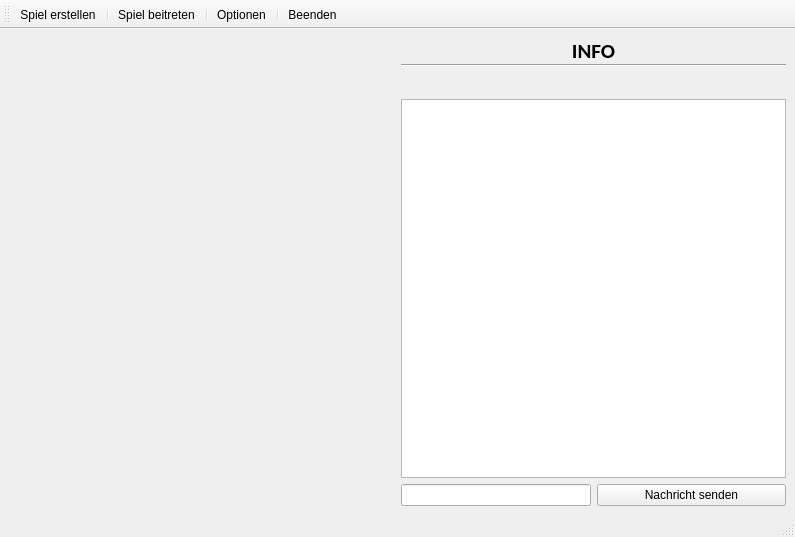
<?xml version="1.0" encoding="UTF-8"?>
<ui version="4.0">
 <class>MainWindow</class>
 <widget class="QMainWindow" name="MainWindow">
  <property name="geometry">
   <rect>
    <x>0</x>
    <y>0</y>
    <width>795</width>
    <height>537</height>
   </rect>
  </property>
  <property name="windowTitle">
   <string>Mensch ärgere dich nicht</string>
  </property>
  <widget class="QWidget" name="centralwidget">
   <layout class="QHBoxLayout" name="horizontalLayout">
    <item>
     <layout class="QGridLayout" name="gridLayout" columnstretch="0,0,0,0,0,0,0,0,0,0,0,0,0,0" columnminimumwidth="0,0,0,0,0,0,0,0,0,0,0,0,0,0">
      <item row="5" column="11">
       <widget class="Spielfeld" name="feld28">
        <property name="styleSheet">
         <string notr="true">image: url(:/felder/grafiken/felder/kreisweiss.svg);</string>
        </property>
        <property name="text">
         <string/>
        </property>
       </widget>
      </item>
      <item row="7" column="9">
       <widget class="Spielfeld" name="feld34">
        <property name="styleSheet">
         <string notr="true">image: url(:/felder/grafiken/felder/kreisweiss.svg);</string>
        </property>
        <property name="text">
         <string/>
        </property>
       </widget>
      </item>
      <item row="7" column="10">
       <widget class="Spielfeld" name="feld33">
        <property name="styleSheet">
         <string notr="true">image: url(:/felder/grafiken/felder/kreisweiss.svg);</string>
        </property>
        <property name="text">
         <string/>
        </property>
       </widget>
      </item>
      <item row="7" column="8">
       <widget class="Spielfeld" name="feld35">
        <property name="styleSheet">
         <string notr="true">image: url(:/felder/grafiken/felder/kreisweiss.svg);</string>
        </property>
        <property name="text">
         <string/>
        </property>
       </widget>
      </item>
      <item row="11" column="8">
       <widget class="Spielfeld" name="feld39">
        <property name="styleSheet">
         <string notr="true">image: url(:/felder/grafiken/felder/kreisweiss.svg);</string>
        </property>
        <property name="text">
         <string/>
        </property>
       </widget>
      </item>
      <item row="11" column="7">
       <widget class="Verzweigungsfeld" name="feld40">
        <property name="styleSheet">
         <string notr="true">image: url(:/felder/grafiken/felder/kreisweiss.svg);</string>
        </property>
        <property name="text">
         <string/>
        </property>
       </widget>
      </item>
      <item row="1" column="7">
       <widget class="Verzweigungsfeld" name="feld20">
        <property name="styleSheet">
         <string notr="true">image: url(:/felder/grafiken/felder/kreisweiss.svg);</string>
        </property>
        <property name="text">
         <string/>
        </property>
       </widget>
      </item>
      <item row="1" column="6">
       <widget class="Spielfeld" name="feld19">
        <property name="styleSheet">
         <string notr="true">image: url(:/felder/grafiken/felder/kreisweiss.svg);</string>
        </property>
        <property name="text">
         <string/>
        </property>
       </widget>
      </item>
      <item row="3" column="6">
       <widget class="Spielfeld" name="feld17">
        <property name="styleSheet">
         <string notr="true">image: url(:/felder/grafiken/felder/kreisweiss.svg);</string>
        </property>
        <property name="text">
         <string/>
        </property>
       </widget>
      </item>
      <item row="2" column="6">
       <widget class="Spielfeld" name="feld18">
        <property name="styleSheet">
         <string notr="true">image: url(:/felder/grafiken/felder/kreisweiss.svg);</string>
        </property>
        <property name="text">
         <string/>
        </property>
       </widget>
      </item>
      <item row="4" column="6">
       <widget class="Spielfeld" name="feld16">
        <property name="styleSheet">
         <string notr="true">image: url(:/felder/grafiken/felder/kreisweiss.svg);</string>
        </property>
        <property name="text">
         <string/>
        </property>
       </widget>
      </item>
      <item row="8" column="8">
       <widget class="Spielfeld" name="feld36">
        <property name="styleSheet">
         <string notr="true">image: url(:/felder/grafiken/felder/kreisweiss.svg);</string>
        </property>
        <property name="text">
         <string/>
        </property>
       </widget>
      </item>
      <item row="9" column="8">
       <widget class="Spielfeld" name="feld37">
        <property name="styleSheet">
         <string notr="true">image: url(:/felder/grafiken/felder/kreisweiss.svg);</string>
        </property>
        <property name="text">
         <string/>
        </property>
       </widget>
      </item>
      <item row="10" column="8">
       <widget class="Spielfeld" name="feld38">
        <property name="styleSheet">
         <string notr="true">image: url(:/felder/grafiken/felder/kreisweiss.svg);</string>
        </property>
        <property name="text">
         <string/>
        </property>
       </widget>
      </item>
      <item row="2" column="8">
       <widget class="Spielfeld" name="feld22">
        <property name="styleSheet">
         <string notr="true">image: url(:/felder/grafiken/felder/kreisweiss.svg);</string>
        </property>
        <property name="text">
         <string/>
        </property>
       </widget>
      </item>
      <item row="3" column="8">
       <widget class="Spielfeld" name="feld23">
        <property name="styleSheet">
         <string notr="true">image: url(:/felder/grafiken/felder/kreisweiss.svg);</string>
        </property>
        <property name="text">
         <string/>
        </property>
       </widget>
      </item>
      <item row="7" column="11">
       <widget class="Spielfeld" name="feld32">
        <property name="styleSheet">
         <string notr="true">image: url(:/felder/grafiken/felder/kreisweiss.svg);</string>
        </property>
        <property name="text">
         <string/>
        </property>
       </widget>
      </item>
      <item row="5" column="8">
       <widget class="Spielfeld" name="feld25">
        <property name="styleSheet">
         <string notr="true">image: url(:/felder/grafiken/felder/kreisweiss.svg);</string>
        </property>
        <property name="text">
         <string/>
        </property>
       </widget>
      </item>
      <item row="4" column="8">
       <widget class="Spielfeld" name="feld24">
        <property name="styleSheet">
         <string notr="true">image: url(:/felder/grafiken/felder/kreisweiss.svg);</string>
        </property>
        <property name="text">
         <string/>
        </property>
       </widget>
      </item>
      <item row="5" column="9">
       <widget class="Spielfeld" name="feld26">
        <property name="styleSheet">
         <string notr="true">image: url(:/felder/grafiken/felder/kreisweiss.svg);</string>
        </property>
        <property name="text">
         <string/>
        </property>
       </widget>
      </item>
      <item row="5" column="10">
       <widget class="Spielfeld" name="feld27">
        <property name="styleSheet">
         <string notr="true">image: url(:/felder/grafiken/felder/kreisweiss.svg);</string>
        </property>
        <property name="text">
         <string/>
        </property>
       </widget>
      </item>
      <item row="5" column="6">
       <widget class="Spielfeld" name="feld15">
        <property name="styleSheet">
         <string notr="true">image: url(:/felder/grafiken/felder/kreisweiss.svg);</string>
        </property>
        <property name="text">
         <string/>
        </property>
       </widget>
      </item>
      <item row="5" column="3">
       <widget class="Spielfeld" name="feld12">
        <property name="styleSheet">
         <string notr="true">image: url(:/felder/grafiken/felder/kreisweiss.svg);</string>
        </property>
        <property name="text">
         <string/>
        </property>
       </widget>
      </item>
      <item row="5" column="2">
       <widget class="Startposition" name="startposgrun">
        <property name="styleSheet">
         <string notr="true">image: url(:/felder/grafiken/felder/kreisgrun.svg);</string>
        </property>
        <property name="text">
         <string/>
        </property>
       </widget>
      </item>
      <item row="5" column="4">
       <widget class="Spielfeld" name="feld13">
        <property name="styleSheet">
         <string notr="true">image: url(:/felder/grafiken/felder/kreisweiss.svg);</string>
        </property>
        <property name="text">
         <string/>
        </property>
       </widget>
      </item>
      <item row="5" column="5">
       <widget class="Spielfeld" name="feld14">
        <property name="styleSheet">
         <string notr="true">image: url(:/felder/grafiken/felder/kreisweiss.svg);</string>
        </property>
        <property name="text">
         <string/>
        </property>
       </widget>
      </item>
      <item row="5" column="12">
       <widget class="Spielfeld" name="feld29">
        <property name="styleSheet">
         <string notr="true">image: url(:/felder/grafiken/felder/kreisweiss.svg);</string>
        </property>
        <property name="text">
         <string/>
        </property>
       </widget>
      </item>
      <item row="6" column="12">
       <widget class="Verzweigungsfeld" name="feld30">
        <property name="styleSheet">
         <string notr="true">image: url(:/felder/grafiken/felder/kreisweiss.svg);</string>
        </property>
        <property name="text">
         <string/>
        </property>
       </widget>
      </item>
      <item row="11" column="12">
       <widget class="QLabel" name="startfeldblau1">
        <property name="styleSheet">
         <string notr="true">image: url(:/felder/grafiken/felder/kreisblau.svg);</string>
        </property>
        <property name="text">
         <string/>
        </property>
       </widget>
      </item>
      <item row="12" column="13">
       <widget class="QLabel" name="startfeldblau4">
        <property name="styleSheet">
         <string notr="true">image: url(:/felder/grafiken/felder/kreisblau.svg);</string>
        </property>
        <property name="text">
         <string/>
        </property>
       </widget>
      </item>
      <item row="11" column="13">
       <widget class="QLabel" name="startfeldblau2">
        <property name="styleSheet">
         <string notr="true">image: url(:/felder/grafiken/felder/kreisblau.svg);</string>
        </property>
        <property name="text">
         <string/>
        </property>
       </widget>
      </item>
      <item row="12" column="12">
       <widget class="QLabel" name="startfeldblau3">
        <property name="autoFillBackground">
         <bool>false</bool>
        </property>
        <property name="styleSheet">
         <string notr="true">image: url(:/felder/grafiken/felder/kreisblau.svg);</string>
        </property>
        <property name="text">
         <string/>
        </property>
       </widget>
      </item>
      <item row="0" column="13">
       <widget class="QLabel" name="startfeldrot2">
        <property name="styleSheet">
         <string notr="true">image: url(:/felder/grafiken/felder/kreisrot.svg);</string>
        </property>
        <property name="text">
         <string/>
        </property>
       </widget>
      </item>
      <item row="0" column="12">
       <widget class="QLabel" name="startfeldrot1">
        <property name="sizePolicy">
         <sizepolicy hsizetype="Minimum" vsizetype="Minimum">
          <horstretch>0</horstretch>
          <verstretch>0</verstretch>
         </sizepolicy>
        </property>
        <property name="styleSheet">
         <string notr="true">image: url(:/felder/grafiken/felder/kreisrot.svg);</string>
        </property>
        <property name="text">
         <string/>
        </property>
       </widget>
      </item>
      <item row="1" column="12">
       <widget class="QLabel" name="startfeldrot4">
        <property name="styleSheet">
         <string notr="true">image: url(:/felder/grafiken/felder/kreisrot.svg);</string>
        </property>
        <property name="text">
         <string/>
        </property>
       </widget>
      </item>
      <item row="11" column="2">
       <widget class="QLabel" name="startfeldgelb2">
        <property name="styleSheet">
         <string notr="true">image: url(:/felder/grafiken/felder/kreisgelb.svg);</string>
        </property>
        <property name="text">
         <string/>
        </property>
       </widget>
      </item>
      <item row="12" column="2">
       <widget class="QLabel" name="startfeldgelb3">
        <property name="styleSheet">
         <string notr="true">image: url(:/felder/grafiken/felder/kreisgelb.svg);</string>
        </property>
        <property name="text">
         <string/>
        </property>
       </widget>
      </item>
      <item row="12" column="1">
       <widget class="QLabel" name="startfeldgelb4">
        <property name="styleSheet">
         <string notr="true">image: url(:/felder/grafiken/felder/kreisgelb.svg);</string>
        </property>
        <property name="text">
         <string/>
        </property>
       </widget>
      </item>
      <item row="11" column="1">
       <widget class="QLabel" name="startfeldgelb1">
        <property name="styleSheet">
         <string notr="true">image: url(:/felder/grafiken/felder/kreisgelb.svg);</string>
        </property>
        <property name="text">
         <string/>
        </property>
       </widget>
      </item>
      <item row="1" column="2">
       <widget class="QLabel" name="startfeldgrun4">
        <property name="styleSheet">
         <string notr="true">image: url(:/felder/grafiken/felder/kreisgrun.svg);</string>
        </property>
        <property name="text">
         <string/>
        </property>
       </widget>
      </item>
      <item row="0" column="2">
       <widget class="QLabel" name="startfeldgrun2">
        <property name="styleSheet">
         <string notr="true">image: url(:/felder/grafiken/felder/kreisgrun.svg);</string>
        </property>
        <property name="text">
         <string/>
        </property>
       </widget>
      </item>
      <item row="0" column="1">
       <widget class="QLabel" name="startfeldgrun1">
        <property name="styleSheet">
         <string notr="true">image: url(:/felder/grafiken/felder/kreisgrun.svg);</string>
        </property>
        <property name="text">
         <string/>
        </property>
       </widget>
      </item>
      <item row="1" column="1">
       <widget class="QLabel" name="startfeldgrun3">
        <property name="styleSheet">
         <string notr="true">image: url(:/felder/grafiken/felder/kreisgrun.svg);</string>
        </property>
        <property name="text">
         <string/>
        </property>
       </widget>
      </item>
      <item row="1" column="13">
       <widget class="QLabel" name="startfeldrot3">
        <property name="styleSheet">
         <string notr="true">image: url(:/felder/grafiken/felder/kreisrot.svg);</string>
        </property>
        <property name="text">
         <string/>
        </property>
       </widget>
      </item>
      <item row="10" column="6">
       <widget class="Spielfeld" name="feld02">
        <property name="styleSheet">
         <string notr="true">image: url(:/felder/grafiken/felder/kreisweiss.svg);</string>
        </property>
        <property name="text">
         <string/>
        </property>
       </widget>
      </item>
      <item row="9" column="6">
       <widget class="Spielfeld" name="feld03">
        <property name="styleSheet">
         <string notr="true">image: url(:/felder/grafiken/felder/kreisweiss.svg);</string>
        </property>
        <property name="text">
         <string/>
        </property>
       </widget>
      </item>
      <item row="8" column="6">
       <widget class="Spielfeld" name="feld04">
        <property name="styleSheet">
         <string notr="true">image: url(:/felder/grafiken/felder/kreisweiss.svg);</string>
        </property>
        <property name="text">
         <string/>
        </property>
       </widget>
      </item>
      <item row="7" column="6">
       <widget class="Spielfeld" name="feld05">
        <property name="styleSheet">
         <string notr="true">image: url(:/felder/grafiken/felder/kreisweiss.svg);</string>
        </property>
        <property name="text">
         <string/>
        </property>
       </widget>
      </item>
      <item row="6" column="2">
       <widget class="Verzweigungsfeld" name="feld10">
        <property name="styleSheet">
         <string notr="true">image: url(:/felder/grafiken/felder/kreisweiss.svg);</string>
        </property>
        <property name="text">
         <string/>
        </property>
       </widget>
      </item>
      <item row="7" column="2">
       <widget class="Spielfeld" name="feld09">
        <property name="styleSheet">
         <string notr="true">image: url(:/felder/grafiken/felder/kreisweiss.svg);</string>
        </property>
        <property name="text">
         <string/>
        </property>
       </widget>
      </item>
      <item row="7" column="3">
       <widget class="Spielfeld" name="feld08">
        <property name="styleSheet">
         <string notr="true">image: url(:/felder/grafiken/felder/kreisweiss.svg);</string>
        </property>
        <property name="text">
         <string/>
        </property>
       </widget>
      </item>
      <item row="7" column="4">
       <widget class="Spielfeld" name="feld07">
        <property name="styleSheet">
         <string notr="true">image: url(:/felder/grafiken/felder/kreisweiss.svg);</string>
        </property>
        <property name="text">
         <string/>
        </property>
       </widget>
      </item>
      <item row="7" column="5">
       <widget class="Spielfeld" name="feld06">
        <property name="styleSheet">
         <string notr="true">image: url(:/felder/grafiken/felder/kreisweiss.svg);</string>
        </property>
        <property name="text">
         <string/>
        </property>
       </widget>
      </item>
      <item row="6" column="3">
       <widget class="Zielfeld" name="zielfeldgrun1">
        <property name="styleSheet">
         <string notr="true">image: url(:/felder/grafiken/felder/kreisgrun.svg);</string>
        </property>
        <property name="text">
         <string/>
        </property>
       </widget>
      </item>
      <item row="6" column="4">
       <widget class="Zielfeld" name="zielfeldgrun2">
        <property name="styleSheet">
         <string notr="true">image: url(:/felder/grafiken/felder/kreisgrun.svg);</string>
        </property>
        <property name="text">
         <string/>
        </property>
       </widget>
      </item>
      <item row="6" column="5">
       <widget class="Zielfeld" name="zielfeldgrun3">
        <property name="styleSheet">
         <string notr="true">image: url(:/felder/grafiken/felder/kreisgrun.svg);</string>
        </property>
        <property name="text">
         <string/>
        </property>
       </widget>
      </item>
      <item row="6" column="6">
       <widget class="Zielfeld" name="zielfeldgrun4">
        <property name="styleSheet">
         <string notr="true">image: url(:/felder/grafiken/felder/kreisgrun.svg);</string>
        </property>
        <property name="text">
         <string/>
        </property>
       </widget>
      </item>
      <item row="1" column="8">
       <widget class="Startposition" name="startposrot">
        <property name="styleSheet">
         <string notr="true">image: url(:/felder/grafiken/felder/kreisrot.svg);</string>
        </property>
        <property name="text">
         <string/>
        </property>
       </widget>
      </item>
      <item row="2" column="7">
       <widget class="Zielfeld" name="zielfeldrot1">
        <property name="styleSheet">
         <string notr="true">image: url(:/felder/grafiken/felder/kreisrot.svg);</string>
        </property>
        <property name="text">
         <string/>
        </property>
       </widget>
      </item>
      <item row="3" column="7">
       <widget class="Zielfeld" name="zielfeldrot2">
        <property name="styleSheet">
         <string notr="true">image: url(:/felder/grafiken/felder/kreisrot.svg);</string>
        </property>
        <property name="text">
         <string/>
        </property>
       </widget>
      </item>
      <item row="4" column="7">
       <widget class="Zielfeld" name="zielfeldrot3">
        <property name="styleSheet">
         <string notr="true">image: url(:/felder/grafiken/felder/kreisrot.svg);</string>
        </property>
        <property name="text">
         <string/>
        </property>
       </widget>
      </item>
      <item row="5" column="7">
       <widget class="Zielfeld" name="zielfeldrot4">
        <property name="styleSheet">
         <string notr="true">image: url(:/felder/grafiken/felder/kreisrot.svg);</string>
        </property>
        <property name="text">
         <string/>
        </property>
       </widget>
      </item>
      <item row="11" column="6">
       <widget class="Startposition" name="startposgelb">
        <property name="styleSheet">
         <string notr="true">image: url(:/felder/grafiken/felder/kreisgelb.svg);</string>
        </property>
        <property name="text">
         <string/>
        </property>
       </widget>
      </item>
      <item row="10" column="7">
       <widget class="Zielfeld" name="zielfeldgelb1">
        <property name="styleSheet">
         <string notr="true">image: url(:/felder/grafiken/felder/kreisgelb.svg);</string>
        </property>
        <property name="text">
         <string/>
        </property>
       </widget>
      </item>
      <item row="9" column="7">
       <widget class="Zielfeld" name="zielfeldgelb2">
        <property name="styleSheet">
         <string notr="true">image: url(:/felder/grafiken/felder/kreisgelb.svg);</string>
        </property>
        <property name="text">
         <string/>
        </property>
       </widget>
      </item>
      <item row="8" column="7">
       <widget class="Zielfeld" name="zielfeldgelb3">
        <property name="styleSheet">
         <string notr="true">image: url(:/felder/grafiken/felder/kreisgelb.svg);</string>
        </property>
        <property name="text">
         <string/>
        </property>
       </widget>
      </item>
      <item row="7" column="7">
       <widget class="Zielfeld" name="zielfeldgelb4">
        <property name="styleSheet">
         <string notr="true">image: url(:/felder/grafiken/felder/kreisgelb.svg);</string>
        </property>
        <property name="text">
         <string/>
        </property>
       </widget>
      </item>
      <item row="7" column="12">
       <widget class="Startposition" name="startposblau">
        <property name="styleSheet">
         <string notr="true">image: url(:/felder/grafiken/felder/kreisblau.svg);</string>
        </property>
        <property name="text">
         <string/>
        </property>
       </widget>
      </item>
      <item row="6" column="11">
       <widget class="Zielfeld" name="zielfeldblau1">
        <property name="styleSheet">
         <string notr="true">image: url(:/felder/grafiken/felder/kreisblau.svg);</string>
        </property>
        <property name="text">
         <string/>
        </property>
       </widget>
      </item>
      <item row="6" column="10">
       <widget class="Zielfeld" name="zielfeldblau2">
        <property name="styleSheet">
         <string notr="true">image: url(:/felder/grafiken/felder/kreisblau.svg);</string>
        </property>
        <property name="text">
         <string/>
        </property>
       </widget>
      </item>
      <item row="6" column="9">
       <widget class="Zielfeld" name="zielfeldblau3">
        <property name="styleSheet">
         <string notr="true">image: url(:/felder/grafiken/felder/kreisblau.svg);</string>
        </property>
        <property name="text">
         <string/>
        </property>
       </widget>
      </item>
      <item row="6" column="8">
       <widget class="Zielfeld" name="zielfeldblau4">
        <property name="styleSheet">
         <string notr="true">image: url(:/felder/grafiken/felder/kreisblau.svg);</string>
        </property>
        <property name="text">
         <string/>
        </property>
       </widget>
      </item>
     </layout>
    </item>
    <item>
     <layout class="QVBoxLayout" name="verticalLayout_3">
      <item>
       <layout class="QVBoxLayout" name="verticalLayout_4">
        <property name="spacing">
         <number>0</number>
        </property>
        <item>
         <widget class="QLabel" name="label">
          <property name="sizePolicy">
           <sizepolicy hsizetype="Minimum" vsizetype="Maximum">
            <horstretch>0</horstretch>
            <verstretch>0</verstretch>
           </sizepolicy>
          </property>
          <property name="font">
           <font>
            <family>Calibri</family>
            <pointsize>16</pointsize>
            <weight>75</weight>
            <bold>true</bold>
           </font>
          </property>
          <property name="layoutDirection">
           <enum>Qt::LeftToRight</enum>
          </property>
          <property name="text">
           <string>INFO</string>
          </property>
          <property name="alignment">
           <set>Qt::AlignCenter</set>
          </property>
         </widget>
        </item>
        <item>
         <widget class="Line" name="line">
          <property name="orientation">
           <enum>Qt::Horizontal</enum>
          </property>
         </widget>
        </item>
       </layout>
      </item>
      <item>
       <layout class="QHBoxLayout" name="horizontalLayout_3">
        <item>
         <spacer name="horizontalSpacer">
          <property name="orientation">
           <enum>Qt::Horizontal</enum>
          </property>
          <property name="sizeType">
           <enum>QSizePolicy::Maximum</enum>
          </property>
          <property name="sizeHint" stdset="0">
           <size>
            <width>40</width>
            <height>20</height>
           </size>
          </property>
         </spacer>
        </item>
        <item>
         <widget class="Wurfel" name="hauptwurfel">
          <property name="sizePolicy">
           <sizepolicy hsizetype="Fixed" vsizetype="Fixed">
            <horstretch>0</horstretch>
            <verstretch>0</verstretch>
           </sizepolicy>
          </property>
          <property name="text">
           <string/>
          </property>
          <property name="pixmap">
           <pixmap resource="ressourcen/wurfel.qrc">:/wurfel/grafiken/wurfel/wurfel6.svg</pixmap>
          </property>
          <property name="scaledContents">
           <bool>true</bool>
          </property>
          <property name="alignment">
           <set>Qt::AlignCenter</set>
          </property>
         </widget>
        </item>
        <item>
         <spacer name="horizontalSpacer_2">
          <property name="orientation">
           <enum>Qt::Horizontal</enum>
          </property>
          <property name="sizeType">
           <enum>QSizePolicy::Maximum</enum>
          </property>
          <property name="sizeHint" stdset="0">
           <size>
            <width>40</width>
            <height>20</height>
           </size>
          </property>
         </spacer>
        </item>
       </layout>
      </item>
      <item>
       <widget class="QTextBrowser" name="textBrowser">
        <property name="sizePolicy">
         <sizepolicy hsizetype="Preferred" vsizetype="Preferred">
          <horstretch>0</horstretch>
          <verstretch>0</verstretch>
         </sizepolicy>
        </property>
        <property name="html">
         <string>&lt;!DOCTYPE HTML PUBLIC &quot;-//W3C//DTD HTML 4.0//EN&quot; &quot;http://www.w3.org/TR/REC-html40/strict.dtd&quot;&gt;
&lt;html&gt;&lt;head&gt;&lt;meta name=&quot;qrichtext&quot; content=&quot;1&quot; /&gt;&lt;style type=&quot;text/css&quot;&gt;
p, li { white-space: pre-wrap; }
&lt;/style&gt;&lt;/head&gt;&lt;body style=&quot; font-family:'MS Shell Dlg 2'; font-size:8.25pt; font-weight:400; font-style:normal;&quot;&gt;
&lt;p style=&quot;-qt-paragraph-type:empty; margin-top:0px; margin-bottom:0px; margin-left:0px; margin-right:0px; -qt-block-indent:0; text-indent:0px; font-size:8pt;&quot;&gt;&lt;br /&gt;&lt;/p&gt;&lt;/body&gt;&lt;/html&gt;</string>
        </property>
       </widget>
      </item>
      <item>
       <layout class="QHBoxLayout" name="horizontalLayout_2">
        <item>
         <widget class="QLineEdit" name="lineEdit">
          <property name="sizePolicy">
           <sizepolicy hsizetype="Preferred" vsizetype="Fixed">
            <horstretch>0</horstretch>
            <verstretch>0</verstretch>
           </sizepolicy>
          </property>
         </widget>
        </item>
        <item>
         <widget class="QPushButton" name="pushButton">
          <property name="text">
           <string>Nachricht senden</string>
          </property>
         </widget>
        </item>
       </layout>
      </item>
     </layout>
    </item>
   </layout>
  </widget>
  <widget class="QStatusBar" name="statusbar"/>
  <widget class="QToolBar" name="toolBar">
   <property name="windowTitle">
    <string>toolBar</string>
   </property>
   <property name="iconSize">
    <size>
     <width>32</width>
     <height>32</height>
    </size>
   </property>
   <property name="toolButtonStyle">
    <enum>Qt::ToolButtonTextUnderIcon</enum>
   </property>
   <attribute name="toolBarArea">
    <enum>TopToolBarArea</enum>
   </attribute>
   <attribute name="toolBarBreak">
    <bool>false</bool>
   </attribute>
   <addaction name="actionSpiel_erstellen"/>
   <addaction name="separator"/>
   <addaction name="actionSpiel_beitreten"/>
   <addaction name="separator"/>
   <addaction name="actionOptionen"/>
   <addaction name="separator"/>
   <addaction name="actionBeenden"/>
  </widget>
  <action name="actionSpiel_beitreten">
   <property name="icon">
    <iconset resource="ressourcen/icons.qrc">
     <normaloff>:/icons/grafiken/icons/beitreten.svg</normaloff>:/icons/grafiken/icons/beitreten.svg</iconset>
   </property>
   <property name="text">
    <string>Spiel beitreten</string>
   </property>
   <property name="toolTip">
    <string>Einem Spiel beitreten</string>
   </property>
  </action>
  <action name="actionBeenden">
   <property name="icon">
    <iconset resource="ressourcen/icons.qrc">
     <normaloff>:/icons/grafiken/icons/beenden.svg</normaloff>:/icons/grafiken/icons/beenden.svg</iconset>
   </property>
   <property name="text">
    <string>Beenden</string>
   </property>
   <property name="toolTip">
    <string>Beendet das Spiel</string>
   </property>
  </action>
  <action name="actionSpiel_erstellen">
   <property name="icon">
    <iconset resource="ressourcen/icons.qrc">
     <normaloff>:/icons/grafiken/icons/erstellen.svg</normaloff>:/icons/grafiken/icons/erstellen.svg</iconset>
   </property>
   <property name="text">
    <string>Spiel erstellen</string>
   </property>
   <property name="toolTip">
    <string>Ein neues Spiel erstellen</string>
   </property>
  </action>
  <action name="actionOptionen">
   <property name="icon">
    <iconset resource="ressourcen/icons.qrc">
     <normaloff>:/icons/grafiken/icons/optionen.svg</normaloff>:/icons/grafiken/icons/optionen.svg</iconset>
   </property>
   <property name="text">
    <string>Optionen</string>
   </property>
   <property name="toolTip">
    <string>Optionen</string>
   </property>
  </action>
 </widget>
 <customwidgets>
  <customwidget>
   <class>Wurfel</class>
   <extends>QLabel</extends>
   <header location="global">wurfel.h</header>
  </customwidget>
  <customwidget>
   <class>Spielfeld</class>
   <extends>QLabel</extends>
   <header location="global">spielfeld.h</header>
  </customwidget>
  <customwidget>
   <class>Startposition</class>
   <extends>QLabel</extends>
   <header location="global">startposition.h</header>
  </customwidget>
  <customwidget>
   <class>Verzweigungsfeld</class>
   <extends>QLabel</extends>
   <header location="global">verzweigungsfeld.h</header>
  </customwidget>
  <customwidget>
   <class>Zielfeld</class>
   <extends>QLabel</extends>
   <header location="global">zielfeld.h</header>
  </customwidget>
 </customwidgets>
 <resources>
  <include location="ressourcen/wurfel.qrc"/>
  <include location="ressourcen/icons.qrc"/>
 </resources>
 <connections>
  <connection>
   <sender>pushButton</sender>
   <signal>clicked()</signal>
   <receiver>lineEdit</receiver>
   <slot>clear()</slot>
   <hints>
    <hint type="sourcelabel">
     <x>615</x>
     <y>446</y>
    </hint>
    <hint type="destinationlabel">
     <x>548</x>
     <y>454</y>
    </hint>
   </hints>
  </connection>
 </connections>
 <slots>
  <slot>setChattext()</slot>
 </slots>
</ui>
